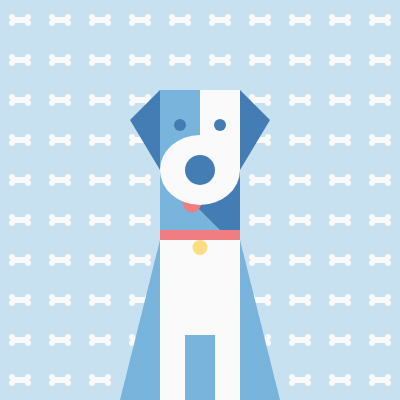
Frame 1 (no input)
Frame 60 (no input): identical to frame 1, image omitted
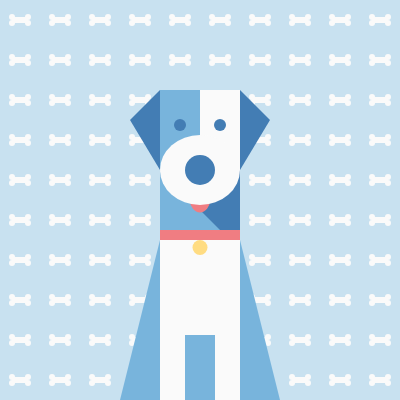
Frame 120 (the mouse pressed at the canvas centre since frame 60)

The p5.js sketch that drew these frames (run headless with seeded random() and noise() and a simulated clock; from frame 60 on, the mouse is pressed at the canvas centre):

// p5.js sketch
// ── sketch.js
let xMax = 400;
let yMax = 400;
let xCentro = xMax/2;
let yCentro = yMax/2;
let xLingua = 200;
let yLingua =205;

function setup() {
  createCanvas(xMax, yMax);
}

function draw() {
  background(200, 225, 240);

// lingua che si puove con il mouse
  xLingua = mouseX;
  yLingua = mouseY;

  // limite orizzontale
  if (xLingua < 192) {
    xLingua = 192;
  }
  if (xLingua > 208) {
    xLingua = 208;
  }

  // limite verticale
  if (yLingua < 200) {
    yLingua = 200;
  }
  if (yLingua > 208) {
    yLingua = 208;
  }
  
  push();
  noStroke();
  fill(250);
  rectMode(CENTER);

  for (let i = 0; i < 100; i++) {
  // 10 colonne e 10 righe (10*10=100 ossa) distanti 40 pixel tra loro
    
  let ox = (i % 10) * 40 + 20; //posizione orizzontale (colonna) di ciascun osso
  let oy = int(i / 10) * 40 + 20; //posizione verticale (riga) di ciascun osso
    
  // rettangolo in mezzo
  rect(ox, oy, 16, 6);

  // 2 cerchi a sinistra
  circle(ox - 8, oy - 3, 6);
  circle(ox - 8, oy + 3, 6);

  // 2 cerchi a destra
  circle(ox + 8, oy - 3, 6);
  circle(ox + 8, oy + 3, 6);
  }
  pop();
  
  push();
  noStroke();
  rectMode(CENTER);

  //rettangolo blu sx
  fill(120, 180, 220);
  rect(xCentro-20, yCentro-70, 40, 80);

  //rettangolo bianco dx
  fill(250);
  rect(xCentro+20, yCentro-70, 40, 80);

  //collo
  fill(120, 180, 220);
  rect(xCentro, yCentro+5, 80, 65);
  
  //ombra collo
  fill(67, 125, 180);
  triangle(xCentro + 40, yCentro-30, xCentro-40, yCentro-30, xCentro+40, yCentro+50)

  //lingua
  fill(240,125,130);
  ellipse(xLingua, yLingua,20,25);
  
  //muso bianco
  fill(250);
  ellipse(xCentro, yCentro - 30,80,70);
  
  //muso blu
  fill(67, 125, 180);
  circle(xCentro, yCentro-30, 30);

  //orecchia sx
  fill(67, 125, 180);
  triangle (xCentro - 40, yCentro-30, xCentro - 40, yCentro-110, xCentro - 70, yCentro-80);

  //orecchia dx
  fill(67, 125, 180);
  triangle(xCentro + 40, yCentro - 30, xCentro + 40, yCentro - 110, xCentro + 70, yCentro - 80);

  //occhi
  fill(67, 125, 180);
  circle(xCentro-20, yCentro-75, 12);
  circle(xCentro+20, yCentro-75, 12);
  
  //corpo
  fill(250);
  rect(xCentro, yCentro+120, 80, 180);

  //collare
  fill(240,125,130);
  rect(xCentro, yCentro+35, 80, 10);

  //muso blu
  fill(280, 220, 130);
  circle(xCentro, yCentro+47.5, 15);
  
  //ombra corpo
  fill(120, 180, 220);
  rect(xCentro, yCentro+170, 30, 70);

  //zampa sx
  fill(120, 180, 220);
  triangle (xCentro - 40, yMax, xCentro - 80, yMax, xCentro - 40, yCentro + 40);

  //zampa dx
  fill(120, 180, 220);
  triangle (xCentro + 40, yMax, xCentro + 80, yMax, xCentro + 40, yCentro + 40);
  pop();

  push();

}
